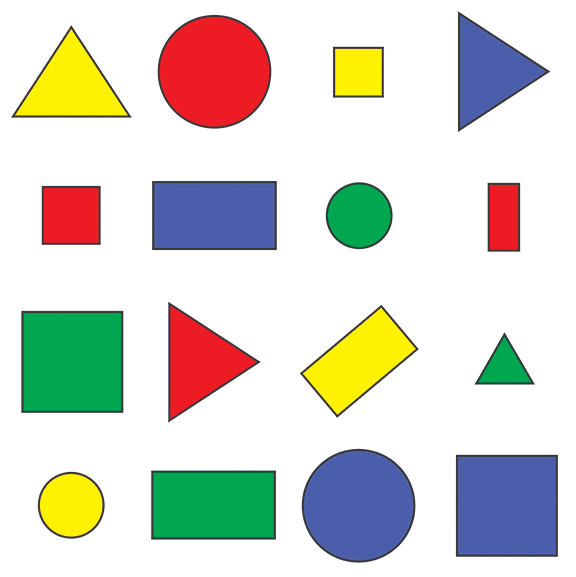
#> input picture shapes.png, 576 x 577 px
$ python test.py
#> lines starting #> are read from the running program, lines starting #| are printed output that depends on the picture; after the words box and inside, x2 and y2 are one past the last pixel; in counts of white or black regions, pixels touching at a corner belong together; pictures that were not available may be replaced by others from this repository, and a replacement may not be noted
import cv2
import numpy
kernel=numpy.ones((5,5),numpy.uint8)
img=cv2.imread("shapes.png");
#> img is the input picture: shape (577, 576, 3); mean B, G, R 205.1, 214.3, 214.2
imgGray=cv2.cvtColor(img,cv2.COLOR_BGR2GRAY)
imgBlur=cv2.GaussianBlur(imgGray,(7,7),1)
imgCanny=cv2.Canny(img,100,100)#描边
#> imgCanny: shape (577, 576); 2.6% white in thin lines or dots
imgDialation=cv2.dilate(imgCanny,kernel,iterations=1)#膨胀
#> imgDialation: shape (577, 576); 10.8% white; 16 white regions, largest, box (x1, y1, x2, y2) and area: (299, 446, 418, 565) 2946, (155, 12, 274, 131) 2923, (298, 303, 421, 420) 2919
imgEroded=cv2.erode(imgDialation,kernel,iterations=2)#qinzhu
#> imgEroded: shape (577, 576); 0.02% white in thin lines or dots, all inside (x1, y1, x2, y2) = (15, 15, 547, 419)
imgResize=cv2.resize(img,(1300,300))
imgCropped=img[0:200,200:400]#裁剪 miny:maxy,minx:maxx

cv2.imshow("",imgGray)
cv2.imshow("",imgBlur)
cv2.imshow("",imgCanny)
cv2.imshow("",imgDialation)
cv2.imshow("",imgEroded)
cv2.imshow("",imgResize)
cv2.imshow("",imgCropped)

img=numpy.zeros((200,300,3),numpy.uint8)
img[0:100,1:100]=255,0,0
cv2.line(img,(0,0),(img.shape[1],img.shape[0]),(0,255,0),3)
cv2.rectangle(img,(0,0),(100,200),(255,0,255),2)
#> img: shape (200, 300, 3)
cv2.circle(img,(150,150),20,(255,255,0),5)
cv2.putText(img,"11",(200,200),cv2.FONT_HERSHEY_COMPLEX,1,(0,255,255),3)
cv2.imshow("",img)

width,height=200,200
#1   2
#3   4

pts1=numpy.float32([[0,0],[200,0],[0,300],[100,300]])
pts2=numpy.float32([[0,0],[width,0],[0,height],[width,height]])
matr=cv2.getPerspectiveTransform(pts1,pts2)
imgOutput=cv2.warpPerspective(img,matr,(width,height))

cv2.imshow("",imgOutput)


img=cv2.imread("Body_tex_003.jpg");
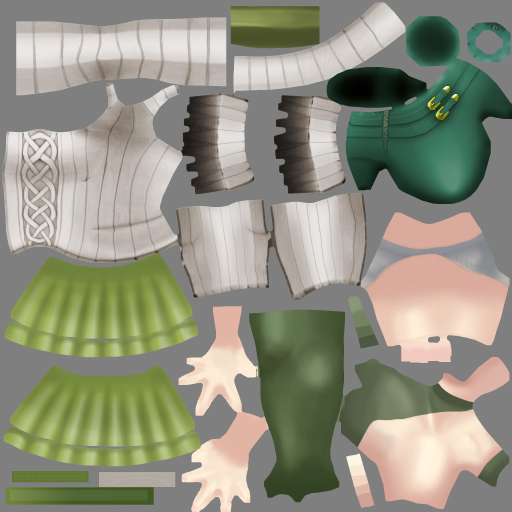
#> input picture Body_tex_003.jpg, 1024 x 1024 px (shown at 1/2 size)
#> img is the input picture: shape (1024, 1024, 3); mean B, G, R 128.8, 146.1, 145.5
#色调（H），饱和度（S），明度（V
imgHSV=cv2.cvtColor(img,cv2.COLOR_RGB2HSV)
#> imgHSV: shape (1024, 1024, 3); mean H, S, V 68.1, 47.3, 152.3
mask=cv2.inRange(imgHSV,numpy.array([100,0,0]),numpy.array([255,255,255]));
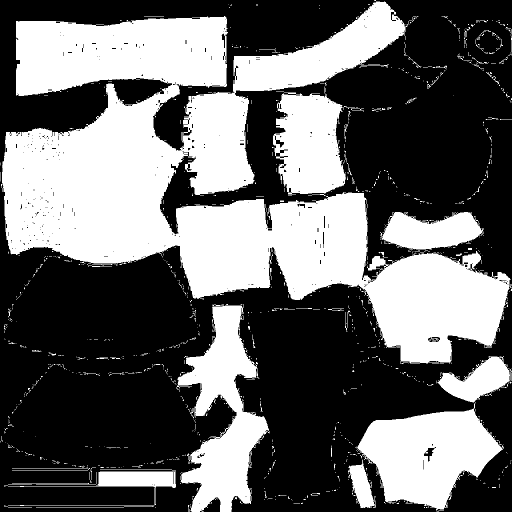
#> mask: shape (1024, 1024) (shown at 1/2 size); 41.3% white; 1266 white regions (1172 under 20 px), largest, box (x1, y1, x2, y2) and area: (4, 3, 1021, 728) 303100, (710, 807, 1006, 1020) 36680, (354, 608, 538, 1024) 35491

imgResult=cv2.bitwise_and(img,img,mask=mask)
def getContours(img):
    contours,hierarchy=cv2.findContours(img,cv2.RETR_EXTERNAL,cv2.CHAIN_APPROX_NONE)
    for cnt in contours:
        area=cv2.contourArea(cnt)
        if area>500:
            cv2.drawContours(imgContour, cnt, -1, (255, 0, 255), 2)
            peri=cv2.arcLength(cnt,True)#周长
            approx=cv2.approxPolyDP(cnt,0.02*peri,True)
            objCor=len(approx)
            x,y,w,h=cv2.boundingRect(approx)
            cv2.rectangle(imgContour,(x,y),(x+w,y+h),(0,255,0),2)
            if objCor==3:ObjType="Tri"
            else:ObjType=""


img=cv2.imread("shapes.png");
imgGray=cv2.cvtColor(img,cv2.COLOR_BGR2GRAY)
imgBlur=cv2.GaussianBlur(imgGray,(7,7),1)
imgCanny=cv2.Canny(imgBlur,50,50)
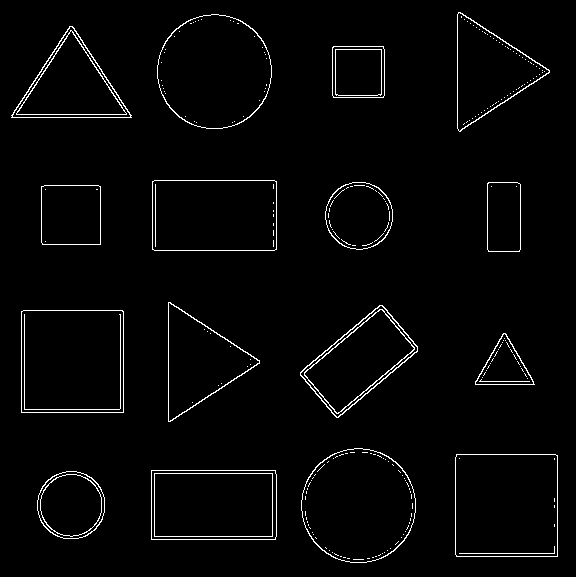
#> imgCanny: shape (577, 576); 2.4% white in thin lines or dots
imgContour=img.copy()
getContours(imgCanny)
#> in getContours, `contours,hierarchy=cv2.findContours(img,cv2.RETR_EXTERNAL,cv2.CHAIN_AP..`: contours = 16 contours; largest, box (x1, y1, x2, y2) and area: (21, 310, 124, 413) 10402, (455, 454, 558, 557) 10398, (301, 448, 416, 563) 10236, (157, 14, 272, 129) 10234, (152, 180, 277, 251) 8674
#> the loop in getContours, `for cnt in contours:` made 16 passes
#> (area, peri, approx, objCor, x, y, w, h) on passes 2, 3, 5, 6, 7, 8, 9: (8619, 386.8, [[151, 470], [151, 539], [275, 539], [275, 470]], 4, 151, 470, 125, 70), (10398.5, 406.2, [[456, 454], [456, 556], [557, 556], [557, 455]], 4, 456, 454, 102, 103), (1612.5, 186.6, [[503, 333], [475, 384], [534, 384]], 3, 475, 333, 60, 52), (10402, 406.8, [[21, 311], [21, 412], [123, 412], [122, 310]], 4, 21, 310, 103, 103), (6389, 338.5, [[382, 305], [300, 372], [336, 417], [417, 351]], 4, 300, 305, 118, 113), (5629, 352, [[168, 302], [170, 421], [259, 360]], 3, 168, 302, 92, 120), (3475.5, 234.2, [[41, 186], [42, 244], [100, 244], [100, 186]], 4, 41, 186, 60, 59)
#> (area, peri, objCor, x, y, w, h, ObjType) on passes 1, 4, 11, 15: (3593.5, 224.1, 8, 37, 471, 68, 68, ''), (10236, 378.7, 8, 301, 448, 115, 115, ''), (3552.5, 222.9, 8, 325, 182, 68, 68, ''), (10234, 378.7, 8, 157, 15, 114, 114, '')
#> after the loop in getContours, `for cnt in contours:`: imgContour: shape (577, 576, 3); 6.98% of pixels changed, all inside (x1, y1, x2, y2) = (10, 11, 560, 565)

#人脸识别
faceCascade=cv2.CascadeClassifier("haarcascades/haarcascade_frontalface_default.xml")
eyeCascade=cv2.CascadeClassifier("haarcascades\haarcascade_eye.xml")
img=cv2.imread("pic.jpg")
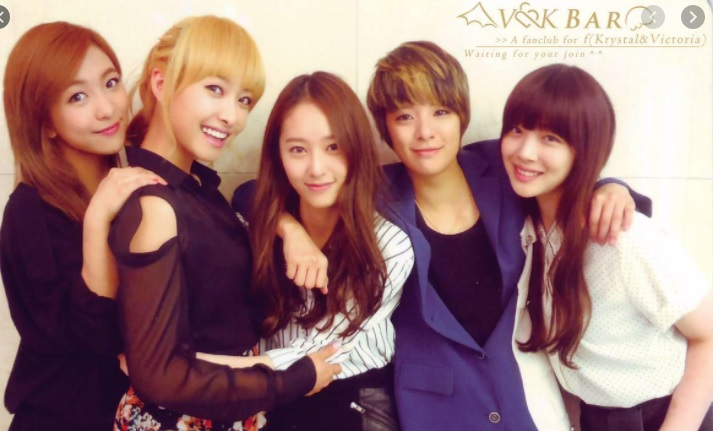
#> input picture pic.jpg, 713 x 431 px
#> img is the input picture: shape (431, 713, 3); mean B, G, R 120.4, 119.8, 155.7
imgGray=cv2.cvtColor(img,cv2.COLOR_BGR2GRAY)
#> imgGray: shape (431, 713)
faces=faceCascade.detectMultiScale(imgGray,1.1,1)
#> faces = [[118, 394, 28, 28], [271, 117, 87, 87], [384, 84, 85, 85], [494, 108, 83, 83], [44, 54, 100, 100], [169, 44, 122, 122]]
for (x,y,w,h) in faces:
    cv2.rectangle(img,(x,y),(x+w,y+h),(255,0,255),3)
    faceImgGray=imgGray[y:y+h,x:x+w]
    #cv2.imshow(str(x),faceImgGray)
    eyes=eyeCascade.detectMultiScale(faceImgGray,1.1,1)
    for (ex,ey,ew,eh) in eyes:
        cv2.rectangle(img,(x+ex,y+ey),(x+ex+ew,y+ey+eh),(255,255,0),1)
#> this loop made 6 passes
#> (x, y, w, h, eyes) on passes 2 to 6: (271, 117, 87, 87, [[51, 20, 22, 22], [14, 20, 25, 25]]), (384, 84, 85, 85, [[46, 19, 20, 20], [10, 22, 22, 22]]), (494, 108, 83, 83, [[44, 21, 20, 20], [20, 55, 22, 22]]), (44, 54, 100, 100, [[54, 17, 24, 24], [16, 28, 30, 30]]), (169, 44, 122, 122, [[28, 29, 33, 33], [64, 45, 25, 25]])
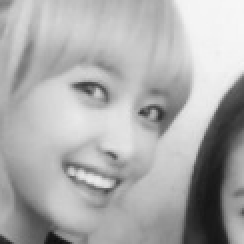
#> faceImgGray: shape (122, 122) (shown 2 times larger); min 15, max 247, mean 172.2
#> img: shape (431, 713, 3); 3.56% of pixels changed, all inside (x1, y1, x2, y2) = (42, 42, 580, 425)

cv2.imshow("",imgHSV)
cv2.imshow("",mask)
cv2.imshow("",imgResult)
cv2.imshow("",imgCanny)
cv2.imshow("",imgContour)
cv2.imshow("",img)
#cv2.waitKey(0)
#exit()
faceCascade = cv2.CascadeClassifier("haarcascades/haarcascade_frontalface_default.xml")
eyeCascade = cv2.CascadeClassifier("haarcascades\haarcascade_eye.xml")
cap=cv2.VideoCapture("2.mp4")
cap.set(3,640)
cap.set(4,480)

# 人脸识别
while True:
    success,img=cap.read()
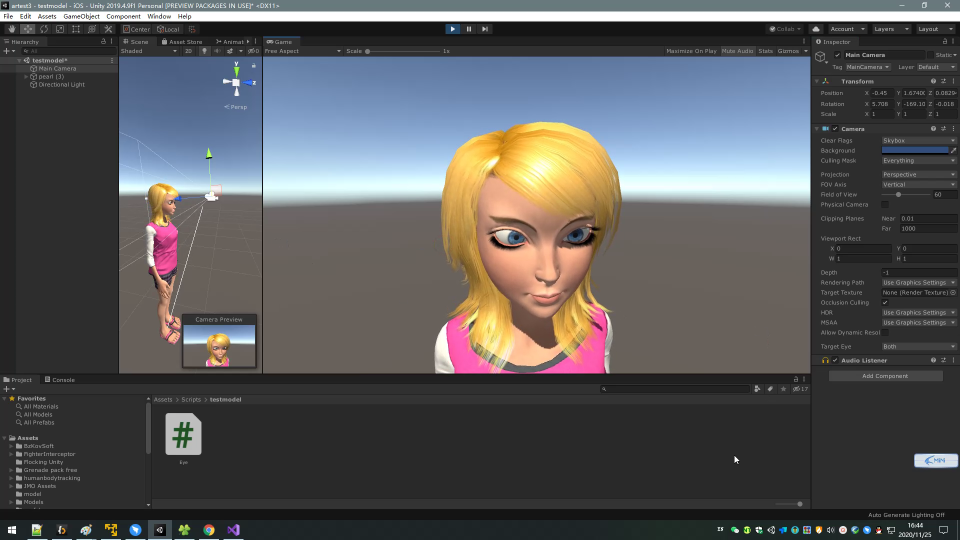
#> input picture frame 50 of 3.mp4, 1920 x 1080 px, given in place of 2.mp4, which was not available (shown at 1/2 size)
#> img is the input picture: shape (1080, 1920, 3); mean B, G, R 89.5, 88.2, 88.3
    imgGray = cv2.cvtColor(img, cv2.COLOR_BGR2GRAY)
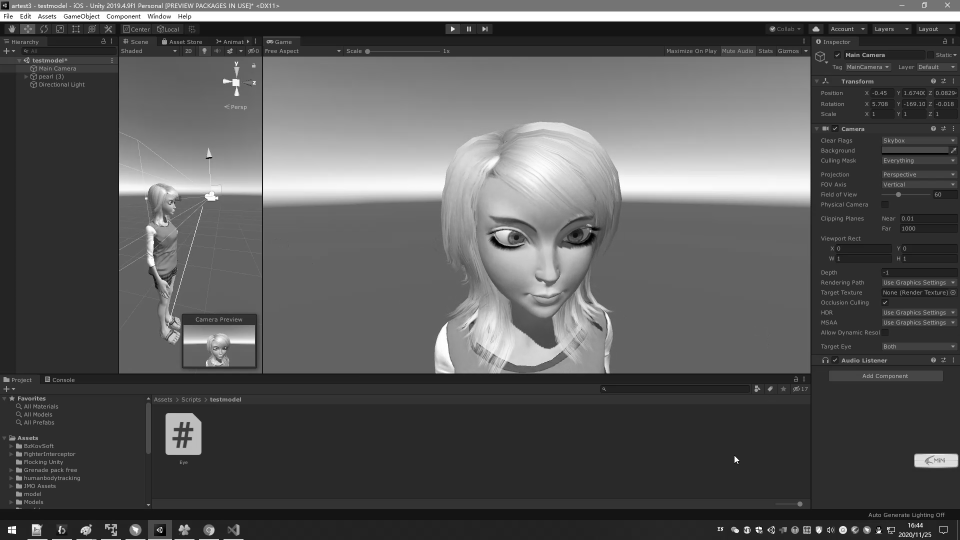
#> imgGray: shape (1080, 1920) (shown at 1/2 size); min 0, max 255, mean 88.3
    faces = faceCascade.detectMultiScale(imgGray, 1.1, 20)
#> faces = ()
    for (x, y, w, h) in faces:
        cv2.rectangle(img, (x, y), (x + w, y + h), (255, 0, 255), 3)
        faceImgGray = imgGray[y:y + h, x:x + w]
        # cv2.imshow(str(x),faceImgGray)
        eyes = eyeCascade.detectMultiScale(faceImgGray, 1.1, 20)
        for (ex, ey, ew, eh) in eyes:
            cv2.rectangle(img, (x + ex, y + ey), (x + ex + ew, y + ey + eh), (255, 255, 0), 1)
#> this loop made 0 passes
    cv2.imshow("vidow",img)
    if cv2.waitKey(int(1000/60)):
#> (key Esc is pressed here)
        if cv2.getWindowProperty("vidow",cv2.WND_PROP_VISIBLE)<=0:
            cv2.destroyAllWindows()
            break
